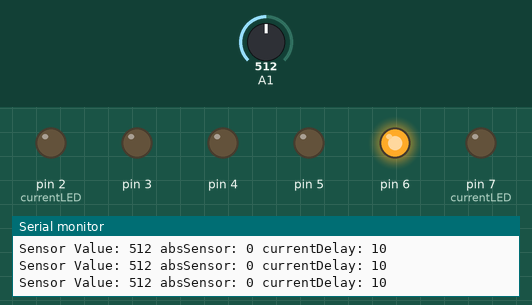
A sketch run on a simulated Arduino Uno, built with avr-gcc and run on an emulated ATmega328P. Parts: output pins drawn as LEDs (lit = HIGH), the last lines printed to the serial monitor. Dashed ring = blinking. The inputs (shaded band) are chosen by the test bench; at power-on: A1 = 512.

Above: at 1.2 s.
1.3 s: A1 set to 306
At 1.72 s:
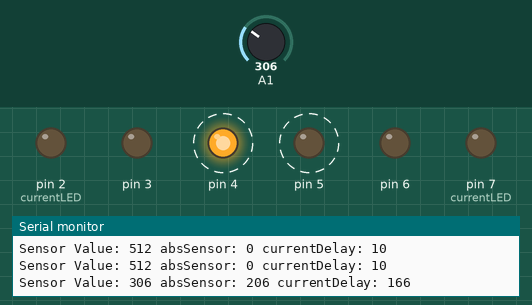
4.3 s: A1 set to 0
At 4.44 s:
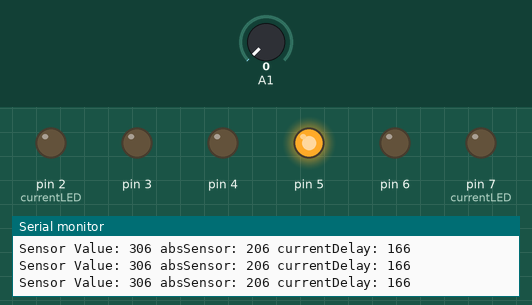
Timing chart, 0 to 13.3 s (numbered marks = the images above; inputs shaded):
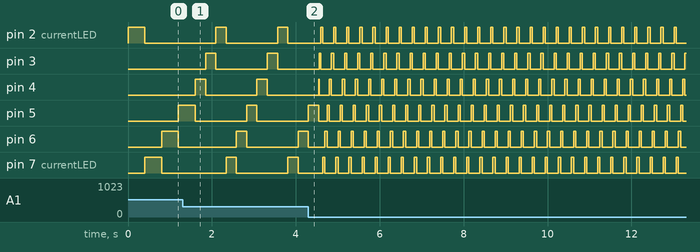

The sketch:

chaselights.ino
```cpp
int currentLED = 2;
int sensorValue = 0;
int ledDir = 1;
int absSensor = 1;
int currentDelay = 25;

void setup() {
  pinMode(2, OUTPUT);
  pinMode(3, OUTPUT);
  pinMode(4, OUTPUT);
  pinMode(5, OUTPUT);
  pinMode(6, OUTPUT);
  pinMode(7, OUTPUT);
  Serial.begin(9600);
}

void loop() {
  //reset all the LEDS to low
  for(int i = 2; i < 8; i++){
    digitalWrite(i,LOW);
  }
  //set the current LED to high
  digitalWrite(currentLED,HIGH);

  //read the value from the resistor
  sensorValue = analogRead(A1);
  Serial.print("Sensor Value: ");
  Serial.print(sensorValue);

  //determine direction of the LED
  ledDir = (sensorValue > 512) ? 1 : -1;

  //set the current LED
  currentLED = currentLED + ledDir;

  if(currentLED == 8){
    currentLED=2;
  }
  if(currentLED == 1){
    currentLED=7;
  }

  //get the value of the resistor away from 512 (the speed)
  absSensor = abs(sensorValue - 512);

  Serial.print(" absSensor: ");
  Serial.print(absSensor);

  //map the value to be between 10 and 400
  currentDelay = map(absSensor, 0,512,10,400);

  Serial.print(" currentDelay: ");
  Serial.println(currentDelay);

  //set a longer delay based on the higher value of the resistor
  delay(410 - currentDelay);
}
```

Measured:
- after the input at 4.3 s, pin 2 (currentLED): alternates HIGH for 0.05 s and LOW for 0.26 s, starting after 0.29 s; pin 3: alternates HIGH for 0.05 s and LOW for 0.26 s, starting after 0.25 s
- by itself, pin 2 (currentLED), pin 3–6, pin 7 (currentLED): alternates HIGH for 0.24 s and LOW for 1.2 s
